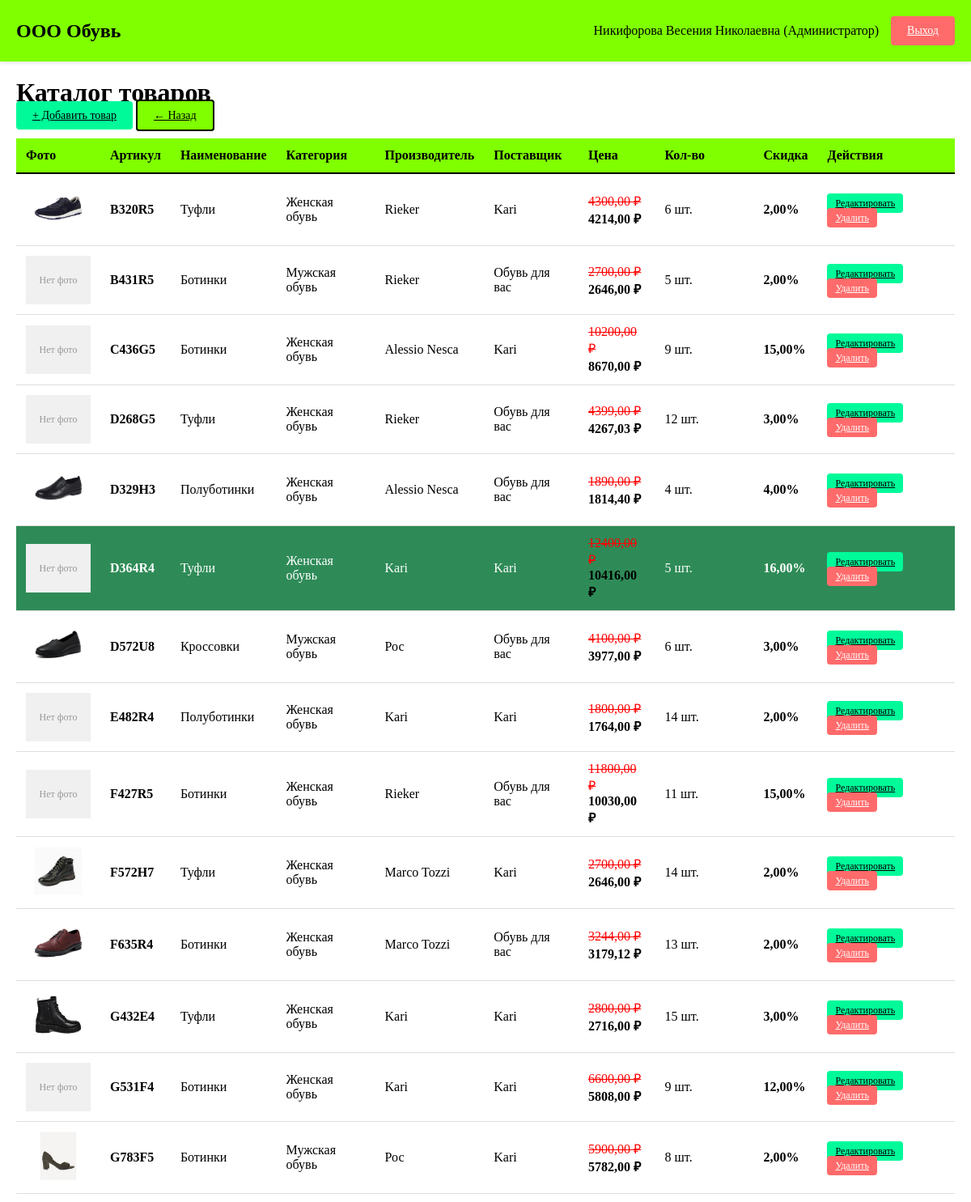
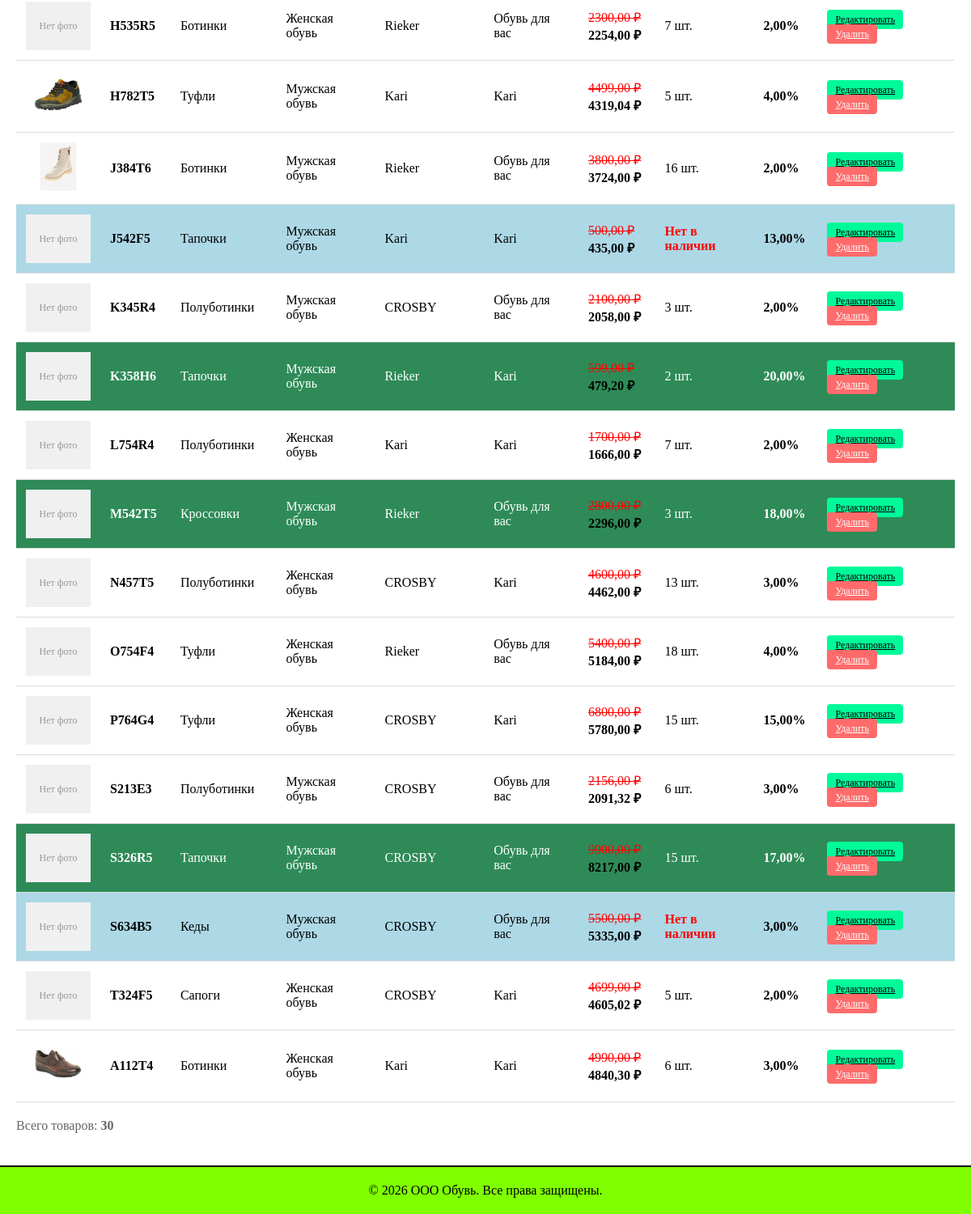
/guest/ (signed in), run on the app's committed database (2 pictures, top to bottom).
### shop/models.py (models this page shows, shortened)
class UserProfile(models.Model):
    USER_ROLES = [
        ('admin', 'Администратор'),
        ('manager', 'Менеджер'),
        ('client', 'Авторизованный клиент'),
        ('guest', 'Гость'),
    ]
    user = models.OneToOneField(User, on_delete=models.CASCADE, related_name='profile')
    role = models.CharField(max_length=20, choices=USER_ROLES)
    full_name = models.CharField(max_length=200)
    class Meta:
        verbose_name_plural = "Профили пользователей"

class Product(models.Model):
    article = models.CharField(max_length=50, unique=True, primary_key=True)
    name = models.CharField(max_length=200)
    unit = models.CharField(max_length=20, default='шт.')
    price = models.DecimalField(max_digits=10, decimal_places=2, validators=[MinValueValidator(0)])
    supplier = models.ForeignKey(Supplier, on_delete=models.PROTECT)
    manufacturer = models.ForeignKey(Manufacturer, on_delete=models.PROTECT)
    category = models.ForeignKey(Category, on_delete=models.PROTECT)
    discount = models.DecimalField(max_digits=5, decimal_places=2, default=0, validators=[MinValueValidator(0), MaxValueValidator(100)])
    quantity = models.IntegerField(default=0, validators=[MinValueValidator(0)])
    description = models.TextField(blank=True)
    photo = models.ImageField(upload_to='products/', blank=True, null=True)
    def get_final_price(self):
        if self.discount > 0:
            discount_amount = self.price * (self.discount / 100)
            return round(self.price - discount_amount, 2)
        return self.price
    class Meta:
        verbose_name_plural = "Товары"

class Category(models.Model):
    name = models.CharField(max_length=100, unique=True)
    class Meta:
        verbose_name_plural = "Категории"

class Manufacturer(models.Model):
    name = models.CharField(max_length=100, unique=True)
    class Meta:
        verbose_name_plural = "Производители"

class Supplier(models.Model):
    name = models.CharField(max_length=100, unique=True)
    class Meta:
        verbose_name_plural = "Поставщики"

### shop/views.py (the view)
# urls.py: path('guest/', views.products_list_guest, name='products_guest'),
def products_list_guest(request):
    products = Product.objects.all().order_by('article')
    context = {
        'products': products,
        'user_role': 'guest',
    }
    return render(request, 'shop/products_list.html', context)

### shop/templates/shop/products_list.html (shortened to what this page needs)
{% extends 'shop/base.html' %}
{% block content %}
<h1>Каталог товаров</h1>
{% if user.profile.role == 'admin' %}
<div style="margin-bottom: 20px;">
    <a href="{% url 'shop:add_product' %}" class="btn btn-primary">+ Добавить товар</a>
    <a href="{% url 'shop:dashboard' %}" class="btn btn-secondary">← Назад</a>
</div>
{% else %}
<div style="margin-bottom: 20px;">
    <a href="{% url 'shop:dashboard' %}" class="btn btn-secondary">← Назад</a>
</div>
{% endif %}
{% if products %}
<table>
    <thead>
        <tr>
            <th>Фото</th>
            <th>Артикул</th>
            <th>Наименование</th>
            <th>Категория</th>
            <th>Производитель</th>
            <th>Поставщик</th>
            <th>Цена</th>
            <th>Кол-во</th>
            <th>Скидка</th>
            {% if user.profile.role == 'admin' %}
            <th>Действия</th>
            {% endif %}
        </tr>
    </thead>
    <tbody>
        {% for product in products %}
        <tr class="{% if product.quantity == 0 %}empty-stock{% elif product.discount > 15 %}high-discount{% endif %}">
            <td style="text-align: center;">
                {% if product.photo %}
                    <img src="{{ product.photo.url }}" alt="{{ product.name }}" style="max-width: 80px; max-height: 60px;">
                {% else %}
                    <div style="width: 80px; height: 60px; background-color: #f0f0f0; display: flex; align-items: center; justify-content: center;">
                        <span style="color: #999; font-size: 12px;">Нет фото</span>
                    </div>
                {% endif %}
            </td>
            <td><strong>{{ product.article }}</strong></td>
            <td>{{ product.name }}</td>
            <td>{{ product.category.name }}</td>
            <td>{{ product.manufacturer.name }}</td>
            <td>{{ product.supplier.name }}</td>
            <td>
                {% if product.discount > 0 %}
                    <span class="price-original">{{ product.price }} ₽</span><br>
                    <span class="price-final">{{ product.get_final_price }} ₽</span>
                {% else %}
                    {{ product.price }} ₽
                {% endif %}
            </td>
            <td>
                {% if product.quantity == 0 %}
                    <span style="color: red; font-weight: bold;">Нет в наличии</span>
                {% else %}
                    {{ product.quantity }} {{ product.unit }}
                {% endif %}
            </td>
            <td>
                {% if product.discount > 0 %}
                    <strong>{{ product.discount }}%</strong>
                {% else %}
                    —
                {% endif %}
            </td>
            {% if user.profile.role == 'admin' %}
            <td>
                <a href="{% url 'shop:edit_product' product.article %}" class="btn btn-primary" style="padding: 5px 10px; font-size: 12px;">Редактировать</a>
                <a href="{% url 'shop:delete_product' product.article %}" class="btn btn-danger" style="padding: 5px 10px; font-size: 12px;">Удалить</a>
            </td>
            {% endif %}
        </tr>
        {% endfor %}
    </tbody>
</table>
<p style="margin-top: 20px; color: #666;">Всего товаров: <strong>{{ products|length }}</strong></p>
{% else %}
<div style="text-align: center; padding: 40px; color: #999;">
    <p style="font-size: 16px;">По вашему запросу товаров не найдено</p>
</div>
{% endif %}
{% endblock %}

### shop/templates/shop/base.html (shortened to what this page needs)
<!DOCTYPE html>
<html lang="ru">
<head>
</head>
<body>
    <div class="header">
        <div class="header-logo">ООО Обувь</div>
        {% if user.is_authenticated %}
        <div class="header-user">
            {% if user.profile %}
            <span>{{ user.profile.full_name }} ({{ user.profile.get_role_display }})</span>
            {% endif %}
            <a href="{% url 'shop:logout' %}" class="btn btn-danger">Выход</a>
        </div>
        {% endif %}
    </div>
    <div class="container">
        {% block content %}{% endblock %}
    </div>
    <div class="footer">
        <p>&copy; 2026 ООО Обувь. Все права защищены.</p>
    </div>
</body>
</html>

### shop/templates/shop/base.html (style rules this page uses)
* { margin: 0; padding: 0; box-sizing: border-box; }
body { font-family: 'Times New Roman', serif; background-color: #FFFFFF; color: #000; }
.header { background-color: #7FFF00; padding: 20px; display: flex; justify-content: space-between; align-items: center; box-shadow: 0 2px 5px rgba(0,0,0,0.1); }
.header-logo { font-size: 24px; font-weight: bold; color: #000; }
.header-user { display: flex; gap: 15px; align-items: center; }
.btn { padding: 10px 20px; border: none; border-radius: 4px; cursor: pointer; font-family: 'Times New Roman', serif; font-size: 14px; transition: all 0.3s ease; }
.btn-primary { background-color: #00FA9A; color: #000; }
.btn-danger { background-color: #FF6B6B; color: white; }
.btn-secondary { background-color: #7FFF00; color: #000; border: 2px solid #000; }
.container { max-width: 1400px; margin: 20px auto; padding: 0 20px; }
table { width: 100%; border-collapse: collapse; margin-top: 20px; background-color: #fff; }
table th { background-color: #7FFF00; padding: 12px; text-align: left; font-weight: bold; border-bottom: 2px solid #000; }
table td { padding: 12px; border-bottom: 1px solid #ddd; }
table tr.empty-stock { background-color: #ADD8E6; }
table tr.high-discount { background-color: #2E8B57; color: white; }
.price-original { text-decoration: line-through; color: red; }
.price-final { color: #000; font-weight: bold; }
.footer { background-color: #7FFF00; padding: 20px; text-align: center; margin-top: 40px; border-top: 2px solid #000; }

### data on the page
Product: photo (picture), article "B320R5", name "Туфли", category.name "Женская обувь", manufacturer.name "Rieker", supplier.name "Kari", price "4300,00", get_final_price "4214,00", quantity "6", unit "шт.", discount "2,00"
Product: photo "Нет фото", article "B431R5", name "Ботинки", category.name "Мужская обувь", manufacturer.name "Rieker", supplier.name "Обувь для вас", price "2700,00", get_final_price "2646,00", quantity "5", unit "шт.", discount "2,00"
Product: photo "Нет фото", article "C436G5", name "Ботинки", category.name "Женская обувь", manufacturer.name "Alessio Nesca", supplier.name "Kari", price "10200,00", get_final_price "8670,00", quantity "9", unit "шт.", discount "15,00"
Product: photo "Нет фото", article "D268G5", name "Туфли", category.name "Женская обувь", manufacturer.name "Rieker", supplier.name "Обувь для вас", price "4399,00", get_final_price "4267,03", quantity "12", unit "шт.", discount "3,00"
Product: photo (picture), article "D329H3", name "Полуботинки", category.name "Женская обувь", manufacturer.name "Alessio Nesca", supplier.name "Обувь для вас", price "1890,00", get_final_price "1814,40", quantity "4", unit "шт.", discount "4,00"
Product: photo "Нет фото", article "D364R4", name "Туфли", category.name "Женская обувь", manufacturer.name "Kari", supplier.name "Kari", price "12400,00", get_final_price "10416,00", quantity "5", unit "шт.", discount "16,00"
Product: photo (picture), article "D572U8", name "Кроссовки", category.name "Мужская обувь", manufacturer.name "Рос", supplier.name "Обувь для вас", price "4100,00", get_final_price "3977,00", quantity "6", unit "шт.", discount "3,00"
Product: photo "Нет фото", article "E482R4", name "Полуботинки", category.name "Женская обувь", manufacturer.name "Kari", supplier.name "Kari", price "1800,00", get_final_price "1764,00", quantity "14", unit "шт.", discount "2,00"
Product: photo "Нет фото", article "F427R5", name "Ботинки", category.name "Женская обувь", manufacturer.name "Rieker", supplier.name "Обувь для вас", price "11800,00", get_final_price "10030,00", quantity "11", unit "шт.", discount "15,00"
Product: photo (picture), article "F572H7", name "Туфли", category.name "Женская обувь", manufacturer.name "Marco Tozzi", supplier.name "Kari", price "2700,00", get_final_price "2646,00", quantity "14", unit "шт.", discount "2,00"
Product: photo (picture), article "F635R4", name "Ботинки", category.name "Женская обувь", manufacturer.name "Marco Tozzi", supplier.name "Обувь для вас", price "3244,00", get_final_price "3179,12", quantity "13", unit "шт.", discount "2,00"
Product: photo (picture), article "G432E4", name "Туфли", category.name "Женская обувь", manufacturer.name "Kari", supplier.name "Kari", price "2800,00", get_final_price "2716,00", quantity "15", unit "шт.", discount "3,00"
Product: photo "Нет фото", article "G531F4", name "Ботинки", category.name "Женская обувь", manufacturer.name "Kari", supplier.name "Kari", price "6600,00", get_final_price "5808,00", quantity "9", unit "шт.", discount "12,00"
Product: photo (picture), article "G783F5", name "Ботинки", category.name "Мужская обувь", manufacturer.name "Рос", supplier.name "Kari", price "5900,00", get_final_price "5782,00", quantity "8", unit "шт.", discount "2,00"
Product: photo "Нет фото", article "H535R5", name "Ботинки", category.name "Женская обувь", manufacturer.name "Rieker", supplier.name "Обувь для вас", price "2300,00", get_final_price "2254,00", quantity "7", unit "шт.", discount "2,00"
Product: photo (picture), article "H782T5", name "Туфли", category.name "Мужская обувь", manufacturer.name "Kari", supplier.name "Kari", price "4499,00", get_final_price "4319,04", quantity "5", unit "шт.", discount "4,00"
Product: photo (picture), article "J384T6", name "Ботинки", category.name "Мужская обувь", manufacturer.name "Rieker", supplier.name "Обувь для вас", price "3800,00", get_final_price "3724,00", quantity "16", unit "шт.", discount "2,00"
Product: photo "Нет фото", article "J542F5", name "Тапочки", category.name "Мужская обувь", manufacturer.name "Kari", supplier.name "Kari", price "500,00", get_final_price "435,00", quantity "Нет в наличии", discount "13,00"
Product: photo "Нет фото", article "K345R4", name "Полуботинки", category.name "Мужская обувь", manufacturer.name "CROSBY", supplier.name "Обувь для вас", price "2100,00", get_final_price "2058,00", quantity "3", unit "шт.", discount "2,00"
Product: photo "Нет фото", article "K358H6", name "Тапочки", category.name "Мужская обувь", manufacturer.name "Rieker", supplier.name "Kari", price "599,00", get_final_price "479,20", quantity "2", unit "шт.", discount "20,00"
Product: photo "Нет фото", article "L754R4", name "Полуботинки", category.name "Женская обувь", manufacturer.name "Kari", supplier.name "Kari", price "1700,00", get_final_price "1666,00", quantity "7", unit "шт.", discount "2,00"
Product: photo "Нет фото", article "M542T5", name "Кроссовки", category.name "Мужская обувь", manufacturer.name "Rieker", supplier.name "Обувь для вас", price "2800,00", get_final_price "2296,00", quantity "3", unit "шт.", discount "18,00"
Product: photo "Нет фото", article "N457T5", name "Полуботинки", category.name "Женская обувь", manufacturer.name "CROSBY", supplier.name "Kari", price "4600,00", get_final_price "4462,00", quantity "13", unit "шт.", discount "3,00"
Product: photo "Нет фото", article "O754F4", name "Туфли", category.name "Женская обувь", manufacturer.name "Rieker", supplier.name "Обувь для вас", price "5400,00", get_final_price "5184,00", quantity "18", unit "шт.", discount "4,00"
Product: photo "Нет фото", article "P764G4", name "Туфли", category.name "Женская обувь", manufacturer.name "CROSBY", supplier.name "Kari", price "6800,00", get_final_price "5780,00", quantity "15", unit "шт.", discount "15,00"
Product: photo "Нет фото", article "S213E3", name "Полуботинки", category.name "Мужская обувь", manufacturer.name "CROSBY", supplier.name "Обувь для вас", price "2156,00", get_final_price "2091,32", quantity "6", unit "шт.", discount "3,00"
Product: photo "Нет фото", article "S326R5", name "Тапочки", category.name "Мужская обувь", manufacturer.name "CROSBY", supplier.name "Обувь для вас", price "9900,00", get_final_price "8217,00", quantity "15", unit "шт.", discount "17,00"
Product: photo "Нет фото", article "S634B5", name "Кеды", category.name "Мужская обувь", manufacturer.name "CROSBY", supplier.name "Обувь для вас", price "5500,00", get_final_price "5335,00", quantity "Нет в наличии", discount "3,00"
Product: photo "Нет фото", article "T324F5", name "Сапоги", category.name "Женская обувь", manufacturer.name "CROSBY", supplier.name "Kari", price "4699,00", get_final_price "4605,02", quantity "5", unit "шт.", discount "2,00"
Product: photo (picture), article "А112Т4", name "Ботинки", category.name "Женская обувь", manufacturer.name "Kari", supplier.name "Kari", price "4990,00", get_final_price "4840,30", quantity "6", unit "шт.", discount "3,00"

### other printed values
{{ user.profile.full_name }} "Никифорова Весения Николаевна"
{{ user.profile.get_role_display }} "Администратор"
{{ products|length }} "30"
